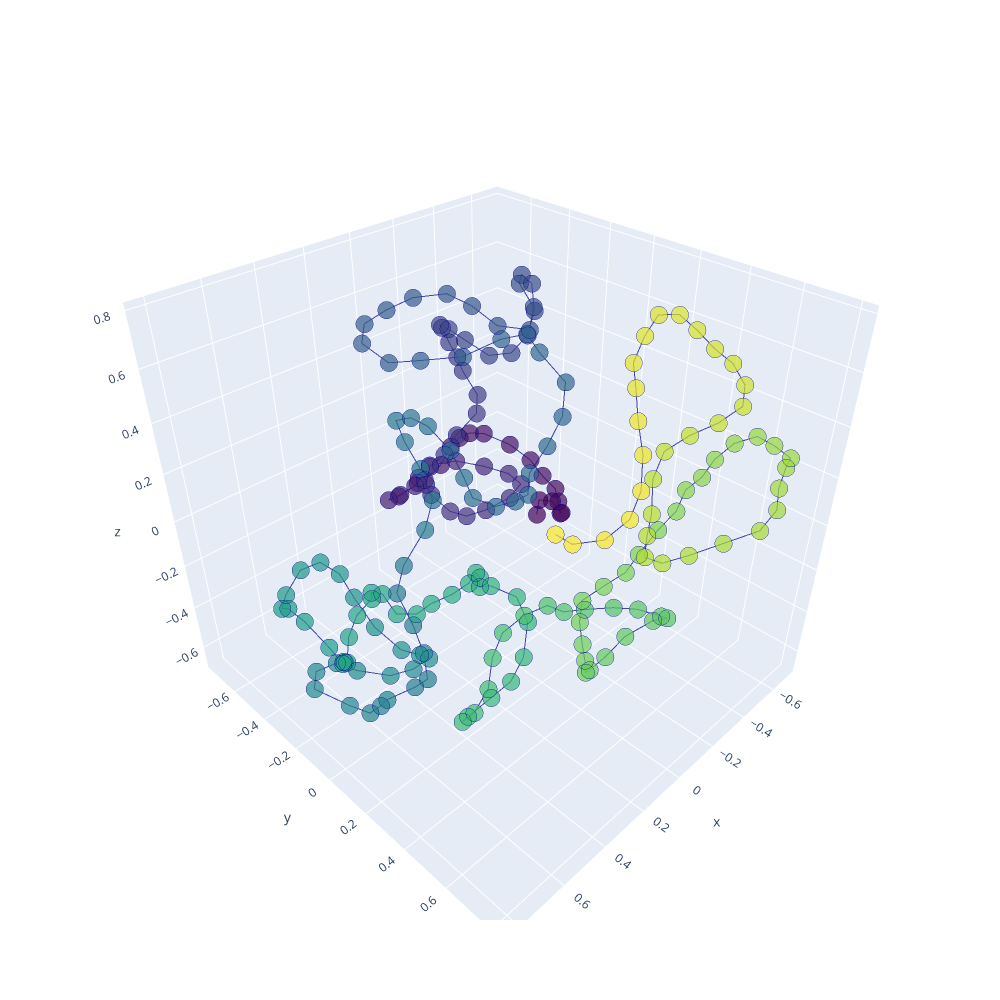

Notebook cell for this chart:
### Code cell
# Initialize figure with 3D subplots
fig = make_subplots(
    rows=1, cols=1,
    specs=[[{'type': 'scatter3d'}]])

# adding surfaces to subplots.
fig.add_trace(
    go.Scatter3d(
    x=display_structure[:,0], y=display_structure[:,1], z=display_structure[:,2], opacity=0.7,
    marker=dict(
        size=6,
        color=np.asarray(range(len(display_structure[:,0]))),
        colorscale='Viridis',
        line=dict(width=3)
    ),
    line=dict(
        color='darkblue',
        width=2
    )
), row=1, col=1)

fig.update_layout(
    height=1000,
    width=1000
)

fig.show()

### Figure 1 — Plotly figure (JSON) as saved in the notebook; plotly's stock layout.template omitted (floating-point values rounded to 4 significant figures; data arrays with more than 128 entries replaced by an {"elided": "..."} marker saying what was removed)
{"data": [{"line": {"color": "darkblue", "width": 2}, "marker": {"color": {"elided": "202 int values"}, "colorscale": [[0, "#440154"], [0.1111, "#482878"], [0.2222, "#3e4989"], [0.3333, "#31688e"], [0.4444, "#26828e"], [0.5556, "#1f9e89"], [0.6667, "#35b779"], [0.7778, "#6ece58"], [0.8889, "#b5de2b"], [1, "#fde725"]], "line": {"width": 3}, "size": 6}, "opacity": 0.7, "scene": "scene", "type": "scatter3d", "x": {"elided": "202 float values"}, "y": {"elided": "202 float values"}, "z": {"elided": "202 float values"}}], "layout": {"height": 1000, "scene": {"domain": {"x": [0, 1], "y": [0, 1]}}, "width": 1000}}
